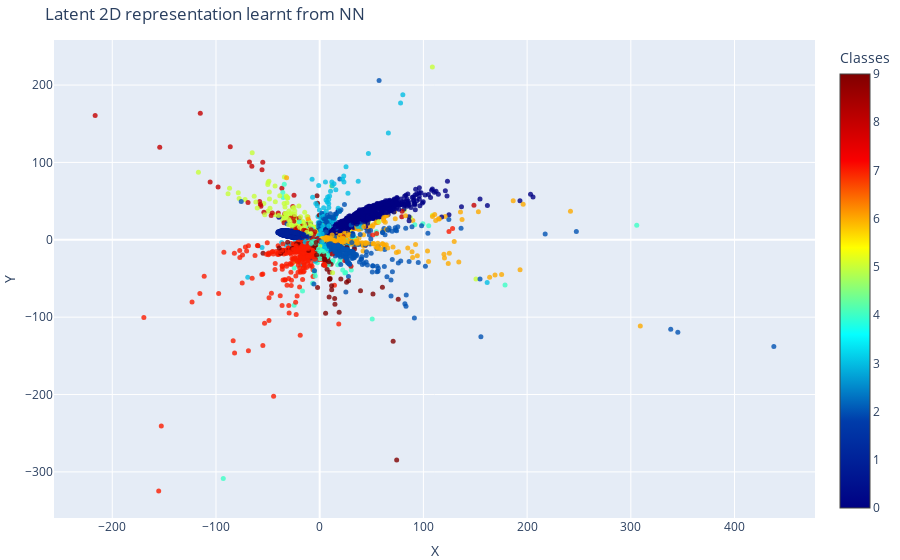

This figure's notebook cell:
### Markdown cell above
### 2D Embedding

### Code cell
# Assuming you have a test_loader or valid_loader to visualize the embeddings
plot_embeddings(AE, valid_loader)

### Figure 1 — Plotly figure (JSON) as saved in the notebook; plotly's stock layout.template omitted (floating-point values rounded to 4 significant figures; data arrays with more than 128 entries replaced by an {"elided": "..."} marker saying what was removed)
{"data": [{"marker": {"color": {"elided": "10000 int values"}, "colorbar": {"title": {"text": "Classes"}}, "colorscale": [[0, "rgb(0,0,131)"], [0.2, "rgb(0,60,170)"], [0.4, "rgb(5,255,255)"], [0.6, "rgb(255,255,0)"], [0.8, "rgb(250,0,0)"], [1, "rgb(128,0,0)"]], "opacity": 0.8, "size": 5}, "mode": "markers", "type": "scatter", "x": {"elided": "10000 float values"}, "y": {"elided": "10000 float values"}}], "layout": {"margin": {"b": 0, "l": 0, "r": 0, "t": 40}, "title": {"text": "Latent 2D representation learnt from NN"}, "xaxis": {"title": {"text": "X"}}, "yaxis": {"title": {"text": "Y"}}}}
